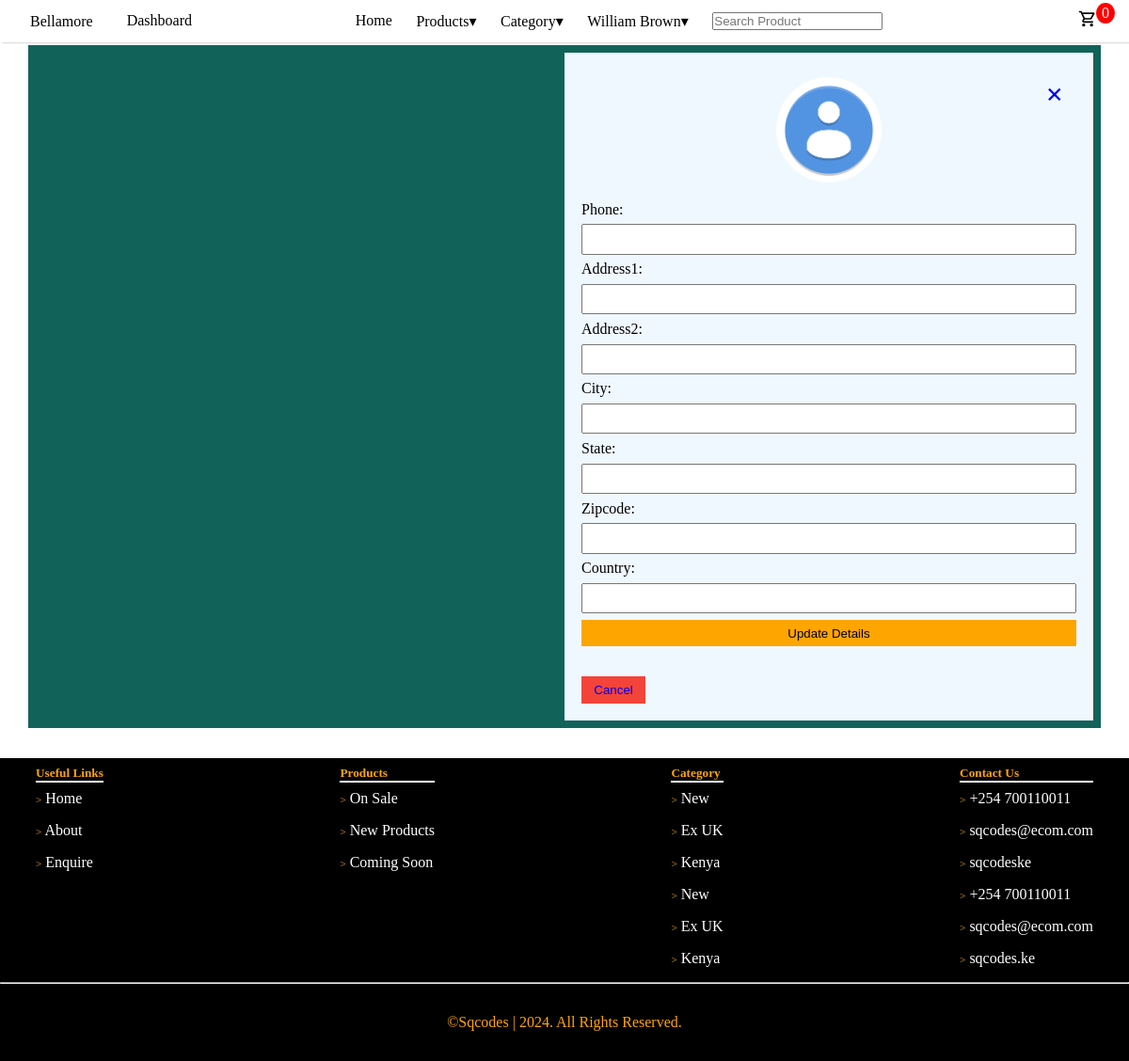
Page /shipping_info/ (signed in) on the earlier database version.
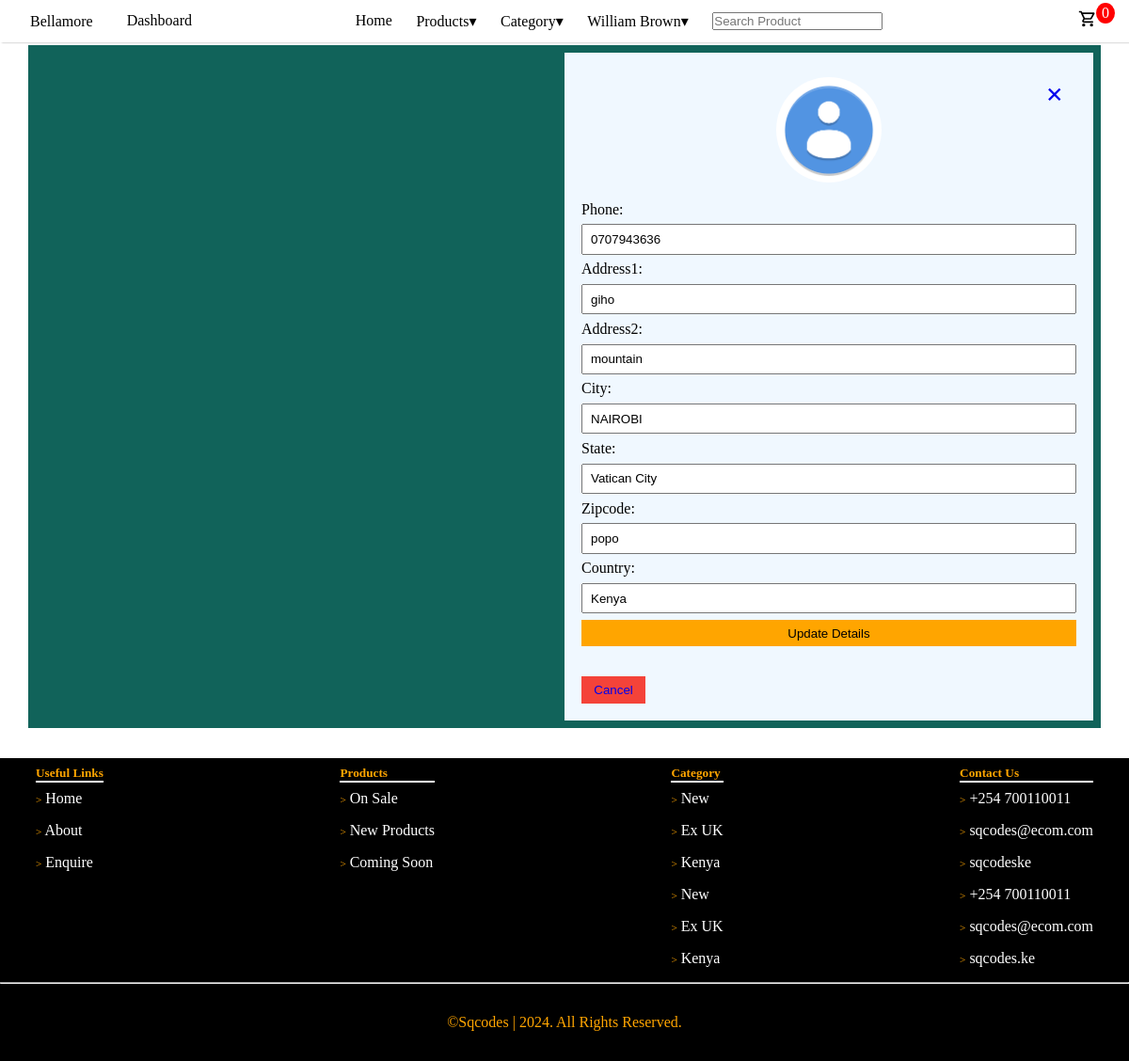
Same page on the later database version.
### users/models.py (models this page shows, shortened)
class CustomUser(AbstractBaseUser, PermissionsMixin):
    email = models.EmailField(verbose_name='email', unique=True)
    first_name = models.CharField(max_length=50, blank=True)
    last_name = models.CharField(max_length=50, blank=True)
    is_staff = models.BooleanField(default=False)
    is_active = models.BooleanField(default=True)
    date_joined = models.DateTimeField(auto_now_add=True)
    last_login = models.DateTimeField(auto_now=True)
    USERNAME_FIELD = "email"
    REQUIRED_FIELDS = ["first_name", "last_name"]
    objects = CustomUserManager()

class ShippingAddress(models.Model):
    user = models.ForeignKey(CustomUser, on_delete=models.CASCADE, null=True, blank=True)
    phone = models.CharField(max_length=20, blank=True)
    full_name = models.CharField(max_length=255)
    email = models.CharField(max_length=255)
    address1 = models.CharField(max_length=255)
    address2 = models.CharField(max_length=255, null=True, blank=True)
    city = models.CharField(max_length=255)
    state = models.CharField(max_length=255, null=True, blank=True)
    zipcode = models.CharField(max_length=200, blank=True)
    country = models.CharField(max_length=255)
    class Meta:
        verbose_name_plural = "Shipping Address"

### users/views.py (the view)
# urls.py: path('shipping_info/', views.shipping_info, name='shipping_info'),
def shipping_info(request):
    if request.user.is_authenticated:
        try:
            current_user = ShippingAddress.objects.get(user__id=request.user.id)
        except ShippingAddress.DoesNotExist:
            current_user = None
        if request.method == 'POST':
            form = ShippingAddressForm(request.POST, instance=current_user)
            if form.is_valid():
                shipping_address = form.save(commit=False)
                shipping_address.user = request.user
                shipping_address.save()
                messages.success(request, "Your shipping information has been updated.")
                return redirect('home')
        else:
            form = ShippingAddressForm(instance=current_user)
        return render(request, 'users/shipping_information.html', {'form': form})
    else:
        messages.error(request, "You must be logged in to update your info.")
        return redirect('login')

### users/forms.py
class ShippingAddressForm(forms.ModelForm):
    phone = forms.CharField()
    address1 = forms.CharField()
    address2 = forms.CharField()
    city = forms.CharField()
    state = forms.CharField()
    zipcode = forms.CharField()
    country = forms.CharField()
    class Meta:
        model = ShippingAddress
        fields = ["phone", "address1", "address2", "city", "state", "zipcode", "country"]

### cart/cart.py (called while the page is built)
    def __len__(self):
        return len(self.cart)

### cart/context_processors.py (called while the page is built)
def cart(request):
    return {'cart': Cart(request)}

### users/templates/users/shipping_information.html (shortened to what this page needs)
{% extends 'main/base.html' %}
{% load static %}
{% block content %}
<div class="form-container">
    <form action="{% url 'update_info' %}" method="post" class="register-form">
        <div class="img">
            <span id="close-signup-form" class="close"><a href="{% url 'home' %}">&times;</a></span>
            <img src="{% static 'images/avatar.png' %}" alt="avatar" class="avatar" width="20%">
        </div>
        <div class="login-container">
            {{ form }}
            <button type="submit">Update Details</button>
        </div>
        <div class="login-container">
            <button type="button" class="cancelbtn" id="cancel-signup-button"><a href="{% url 'home' %}">Cancel</a></button>
        </div>
    </form>
</div>
{% endblock content %}

### main/templates/main/base.html (shortened to what this page needs)
{% load static %}
<!DOCTYPE html>
<html lang="en">
<head>
    <link rel="stylesheet" href="{% static 'css/main.css' %}">
    <link rel="stylesheet" href="{% static 'css/navbar.css' %}">
    <link rel="stylesheet" href="{% static 'css/login.css' %}">
    <link rel="stylesheet" href="{% static 'css/hero.css' %}">
    <link rel="stylesheet" href="{% static 'css/footer.css' %}">
    <link rel="stylesheet" href="{% static 'css/product_card.css' %}">
    <link rel="stylesheet" href="{% static 'css/product.css' %}">
    <link rel="stylesheet" href="{% static 'css/cart.css' %}">
    <link rel="stylesheet" href="{% static 'css/checkout.css' %}">
</head>
<body>
    <div class="body-container">
    {% include 'main/include/navbar.html' %}
    <div class="container">
    {% block content %}
    {% endblock content %}
    </div>
    {% include 'main/include/footer.html' %}
    </div>
</body>
</html>

### main/templates/main/include/navbar.html (shortened to what this page needs)
    <nav>
        <div class="navbar">
            <div class="navbar-mobile">
                <a href="{% url 'home' %}" class="logo">Bellamore</a>
                {% if user.is_authenticated and user.is_staff %}
                <a href="{% url 'admin_portal' %}">Dashboard</a>
                {% endif %}
            </div>
            <div class="navbar-links" id="navbar-links">
                <ul>
                    <li><a href="{% url 'home' %}">Home</a></li>
                    <li><a href="#">Products&#9662;</a></li>
                    <li>
                        <div class="dropdown">
                            <a href="#">Category&#9662;</a>
                        </div>
                    </li>
                    <li class="dropdown hide-on-mobile">
                        {% if user.is_authenticated %}
                        <a href="#" class="account-link">{{ user.first_name }} {{ user.last_name }}&#9662</a>
                        {% else %}
                        <a href="#" class="account-link">My Account&#9662</a>
                        {% endif %}
                    </li>
                    <li><a href="#"><form action="{% url 'search' %}" method="get">
                        <input type="search" placeholder="Search Product" name="query">
                    </form></a></li>
                </ul>
            </div>
            <div class="cart">
                <a href="{% url 'cart' %}"><span class="cart-count cart-quantity">{{ cart|length }}</span></a>
            </div>
        </div>
    </nav>

### main/templates/main/include/footer.html (shortened to what this page needs)
<div class="footer">
    <div class="footer-column-container">
        <div class="footer-column">
            <h5>Useful Links</h5>
            <ul>
                <li><a href="#"><span>&gt;</span> Home</a></li>
                <li><a href="#"><span>&gt;</span> About</a></li>
                <li><a href="#"><span>&gt;</span> Enquire</a></li>
            </ul>
        </div>
        <div class="footer-column">
            <h5>Products</h5>
            <ul>
                <li><a href="{% url 'sale' %}"><span>&gt;</span> On Sale</a></li>
                <li><a href="{% url 'new' %}"><span>&gt;</span> New Products</a></li>
                <li><a href="#"><span>&gt;</span> Coming Soon</a></li>
            </ul>
        </div>
        <div class="footer-column">
            <h5>Category</h5>
            <ul>
                <li><a href="{% url 'new' %}"><span>&gt;</span> New</a></li>
                <li><a href="#"><span>&gt;</span> Ex UK</a></li>
                <li><a href="#"><span>&gt;</span> Kenya</a></li>
                <li><a href="#"><span>&gt;</span> New</a></li>
                <li><a href="#"><span>&gt;</span> Ex UK</a></li>
                <li><a href="#"><span>&gt;</span> Kenya</a></li>
            </ul>
        </div>
        <div class="footer-column">
            <h5>Contact Us</h5>
            <ul>
                <li><a href="#"><span>&gt;</span> +254 700110011</a></li>
                <li><a href="#"><span>&gt;</span> sqcodes@ecom.com</a></li>
                <li><a href="#"><span>&gt;</span> sqcodeske</a></li>
                <li><a href="#"><span>&gt;</span> +254 700110011</a></li>
                <li><a href="#"><span>&gt;</span> sqcodes@ecom.com</a></li>
                <li><a href="#"><span>&gt;</span> sqcodes.ke</a></li>
            </ul>
        </div>
    </div>
    <hr>
    <div class="footer-end">
        <p>&copy;Sqcodes | <span>{% now "Y" %}</span>. All Rights Reserved.</p>
    </div>
</div>

### static/css/main.css (style rules this page uses)
* { padding: 0; margin: 0; box-sizing: border-box; }
:root { --background-color: rgb(17, 99, 90); --main-color: orange; --white-color: white; --black-color: black; --grey-color: #c9d1d1; }
html { font-size: 16px; }
body { min-height: 100vh; width: 100%; }
a { text-decoration: none; cursor: pointer; }
.container { background-color: var(--background-color); width: 95%; margin: 3em auto; margin-bottom: 2em; padding: .5em; }
button { background-color: var(--main-color); border: none; cursor: pointer; }
.footer { background-color: rgb(0, 0, 0); color: orange; }
.footer-column-container { display: flex; justify-content: space-between; width: 95%; margin: 0 auto; padding: .5em; }
.footer-column h5 { border-bottom: 2px solid white; }
.footer-column ul { list-style: none; }
.footer-column li { padding: .5em 0; }
.footer-column li a { color: white; }
.footer-column li a span { color: orange; font-size: .7rem; }
.footer-end { text-align: center; padding: 2em; }

### static/css/navbar.css (style rules this page uses)
.navbar { display: flex; justify-content: space-between; align-items: center; background-color: white; box-shadow: 2px 0 2px rgba(0, 0, 0, 0.4); font-size: 1rem; color: black; position: fixed; top: 0; left: 0; right: 0; width: 100%; z-index: 100; }
.navbar a { color: black; }
.navbar-links ul { list-style: none; display: flex; }
.navbar-links li { padding: .8em; }
.logo { padding: .6em 2em; }
.cart { padding: .6em 2em; position: relative; }
.cart .cart-count { background-color: red; color: white; border-radius: 50%; padding: 2px 6px; position: absolute; top: 2px; right: 15px; }
.dropdown { position: relative; }

### static/css/login.css (style rules this page uses)
.form-container { width: 50%; margin: 0 50%; position: relative; }
.login-container { padding: 1em; }
.form-container form { border: 2px solid aliceblue; background-color: aliceblue; }
.form-container input[type=text], input[type=password], input[type=email] { width: 100%; padding: .5em .6em; margin: .5em 0; display: inline-block; border: 1px splid #c1c1c1; box-sizing: border-box; }
.form-container form button { background-color: orange; padding: .5em 1em; border: none; cursor: pointer; border: none; width: 100%; }
.form-container .cancelbtn { width: auto; padding: .5em 1em; background-color: #f44339; }
.form-container .img { text-align: center; margin-top: 1.5em; }
.form-container img.avatar { border-radius: 50%; }
.form-container .close { position: absolute; right: 1em; color: #000; font-size: 2rem; font-weight: bold; }

### static/css/footer.css (style rules this page uses)
.footer { background-color: rgb(0, 0, 0); color: orange; }
.footer-column-container { display: flex; justify-content: space-between; width: 95%; margin: 0 auto; padding: .5em; }
.footer-column h5 { border-bottom: 2px solid white; }
.footer-column ul { list-style: none; }
.footer-column li { padding: .5em 0; }
.footer-column li a { color: white; }
.footer-column li a span { color: orange; font-size: .7rem; }
.footer-end { text-align: center; padding: 2em; }

Differences in the rows shown:
added ShippingAddress: phone "0707943636", address1 "giho", address2 "mountain", city "NAIROBI", state "Vatican City", zipcode "popo", country "Kenya"
